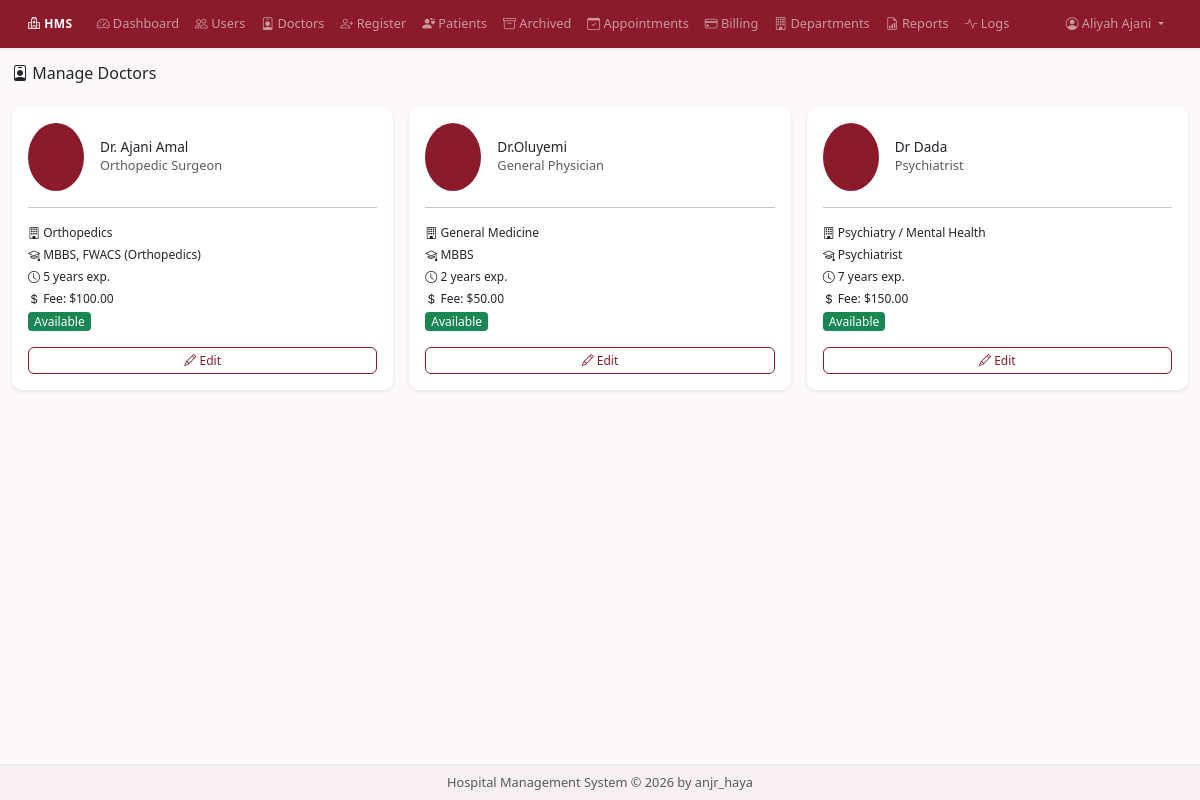
Page /admin/doctors (signed in) on the committed database.
### models/user.py (models this page shows, shortened)
class User(UserMixin, db.Model):
    __tablename__ = 'users'
    id = db.Column(db.Integer, primary_key=True)
    username = db.Column(db.String(80), unique=True, nullable=False)
    password_hash = db.Column(db.String(128), nullable=False)
    role = db.Column(db.String(20), nullable=False)
    name = db.Column(db.String(100), nullable=False)
    email = db.Column(db.String(120), unique=True)
    phone = db.Column(db.String(20))
    is_active_account = db.Column(db.Boolean, default=True)
    created_at = db.Column(db.DateTime, default=datetime.utcnow)
    last_login = db.Column(db.DateTime)
    doctor_profile = db.relationship('Doctor', backref='user', uselist=False, lazy=True)
    notifications = db.relationship('Notification', backref='user', lazy=True, foreign_keys='Notification.user_id')
    activities = db.relationship('ActivityLog', backref='user', lazy=True)
    ROLES = {'admin', 'doctor', 'receptionist', 'nurse'}
    @property
    def is_admin(self):
        return self.role == 'admin'

### models/doctor.py (models this page shows, shortened)
class Doctor(db.Model):
    __tablename__ = 'doctors'
    id = db.Column(db.Integer, primary_key=True)
    user_id = db.Column(db.Integer, db.ForeignKey('users.id'), unique=True, nullable=False)
    department_id = db.Column(db.Integer, db.ForeignKey('departments.id'), nullable=False)
    license_number = db.Column(db.String(50), unique=True)
    specialization = db.Column(db.String(100), nullable=False)
    qualifications = db.Column(db.Text)
    experience_years = db.Column(db.Integer, default=0)
    consultation_fee = db.Column(db.Float, default=0.0)
    available_days = db.Column(db.String(200))
    available_time_start = db.Column(db.String(10))
    available_time_end = db.Column(db.String(10))
    max_patients_per_day = db.Column(db.Integer, default=20)
    is_available = db.Column(db.Boolean, default=True)
    bio = db.Column(db.Text)
    created_at = db.Column(db.DateTime, default=datetime.utcnow)
    appointments = db.relationship('Appointment', backref='doctor', lazy=True, foreign_keys='Appointment.doctor_id')
    medical_records = db.relationship('MedicalRecord', backref='doctor', lazy=True)
    prescriptions = db.relationship('Prescription', backref='doctor', lazy=True)

### models/department.py (models this page shows, shortened)
class Department(db.Model):
    __tablename__ = 'departments'
    id = db.Column(db.Integer, primary_key=True)
    name = db.Column(db.String(100), unique=True, nullable=False)
    description = db.Column(db.Text)
    location = db.Column(db.String(200))
    phone = db.Column(db.String(20))
    head_doctor_id = db.Column(db.Integer, db.ForeignKey('doctors.id'), nullable=True)
    is_active = db.Column(db.Boolean, default=True)
    created_at = db.Column(db.DateTime, default=datetime.utcnow)
    doctors = db.relationship('Doctor', backref='department', lazy=True, foreign_keys='Doctor.department_id')
    appointments = db.relationship('Appointment', backref='department', lazy=True)

### controllers/admin_routes.py (the view)
@admin_bp.route('/doctors')
@login_required
@admin_required
def manage_doctors():
    doctors = Doctor.query.all()
    return render_template('admin/doctors.html', doctors=doctors)

### models/__init__.py (called while the page is built)
@login_manager.user_loader
def load_user(user_id):
    return User.query.get(int(user_id))

### views/templates/admin/doctors.html (shortened to what this page needs)
{% extends "base.html" %}
{% block content %}
<div class="d-flex justify-content-between align-items-center mb-3">
    <h4><i class="bi bi-person-badge"></i> Manage Doctors</h4>
</div>
<div class="row g-3">
    {% for doc in doctors %}
    <div class="col-md-4">
        <div class="card shadow-sm h-100">
            <div class="card-body">
                <div class="d-flex align-items-center mb-3">
                    <div class="bg-primary bg-opacity-10 rounded-circle p-3 me-3">
                        <i class="bi bi-person-circle text-primary" style="font-size: 1.5rem;"></i>
                    </div>
                    <div>
                        <h6 class="mb-0">{{ doc.user.name }}</h6>
                        <small class="text-muted">{{ doc.specialization }}</small>
                    </div>
                </div>
                <hr>
                <div class="small">
                    <div class="mb-1"><i class="bi bi-building"></i> {{ doc.department.name }}</div>
                    <div class="mb-1"><i class="bi bi-mortarboard"></i> {{ doc.qualifications or 'N/A' }}</div>
                    <div class="mb-1"><i class="bi bi-clock"></i> {{ doc.experience_years }} years exp.</div>
                    <div class="mb-1"><i class="bi bi-currency-dollar"></i> Fee: ${{ "%.2f"|format(doc.consultation_fee) }}</div>
                    <div>
                        {% if doc.is_available %}
                        <span class="badge bg-success">Available</span>
                        {% else %}
                        <span class="badge bg-danger">Unavailable</span>
                        {% endif %}
                    </div>
                </div>
                <div class="mt-3">
                    <a href="{{ url_for('admin.edit_doctor', doc_id=doc.id) }}" class="btn btn-sm btn-outline-primary w-100"><i class="bi bi-pencil"></i> Edit</a>
                </div>
            </div>
        </div>
    </div>
    {% else %}
    <div class="col-12"><div class="alert alert-info">No doctors found.</div></div>
    {% endfor %}
</div>
{% endblock %}

### views/templates/base.html (shortened to what this page needs)
<!DOCTYPE html>
<html lang="en" class="h-100">
<head>
    <link href="https://cdn.jsdelivr.net/npm/bootstrap@5.3.2/dist/css/bootstrap.min.css" rel="stylesheet">
    <link href="https://cdn.jsdelivr.net/npm/bootstrap-icons@1.11.1/font/bootstrap-icons.css" rel="stylesheet">
    <link href="https://cdn.jsdelivr.net/npm/select2@4.1.0-rc.0/dist/css/select2.min.css" rel="stylesheet">
    <link rel="stylesheet" href="https://cdn.jsdelivr.net/npm/flatpickr/dist/flatpickr.min.css">
    <link href="{{ url_for('static', filename='css/style.css') }}" rel="stylesheet">
</head>
<body class="d-flex flex-column h-100">
    {% if current_user.is_authenticated %}
    <nav class="navbar navbar-expand-lg navbar-dark shadow-sm flex-shrink-0" style="background-color: #8B1A2B;">
        <div class="container-fluid">
            <a class="navbar-brand fw-bold small" href="{{ url_for('auth.login') }}">
                <i class="bi bi-hospital"></i> HMS
            </a>
            <div class="collapse navbar-collapse" id="navbarNav">
                <ul class="navbar-nav me-auto">
                    {% if current_user.is_admin %}
                    <li class="nav-item"><a class="nav-link small" href="{{ url_for('admin.dashboard') }}"><i class="bi bi-speedometer2"></i> Dashboard</a></li>
                    <li class="nav-item"><a class="nav-link small" href="{{ url_for('admin.manage_users') }}"><i class="bi bi-people"></i> Users</a></li>
                    <li class="nav-item"><a class="nav-link small" href="{{ url_for('admin.manage_doctors') }}"><i class="bi bi-person-badge"></i> Doctors</a></li>
                    <li class="nav-item"><a class="nav-link small" href="{{ url_for('admin.register_patient') }}"><i class="bi bi-person-plus"></i> Register</a></li>
                    <li class="nav-item"><a class="nav-link small" href="{{ url_for('admin.manage_patients') }}"><i class="bi bi-person-hearts"></i> Patients</a></li>
                    <li class="nav-item"><a class="nav-link small" href="{{ url_for('admin.archived_patients') }}"><i class="bi bi-archive"></i> Archived</a></li>
                    <li class="nav-item"><a class="nav-link small" href="{{ url_for('admin.manage_appointments') }}"><i class="bi bi-calendar-check"></i> Appointments</a></li>
                    <li class="nav-item"><a class="nav-link small" href="{{ url_for('admin.manage_billing') }}"><i class="bi bi-credit-card"></i> Billing</a></li>
                    <li class="nav-item"><a class="nav-link small" href="{{ url_for('admin.manage_departments') }}"><i class="bi bi-building"></i> Departments</a></li>
                    <li class="nav-item"><a class="nav-link small" href="{{ url_for('admin.reports') }}"><i class="bi bi-file-earmark-bar-graph"></i> Reports</a></li>
                    <li class="nav-item"><a class="nav-link small" href="{{ url_for('admin.activity_logs') }}"><i class="bi bi-activity"></i> Logs</a></li>
                    {% endif %}
                </ul>
                <ul class="navbar-nav">
                    <li class="nav-item dropdown">
                        <a class="nav-link dropdown-toggle small" href="#" data-bs-toggle="dropdown">
                            <i class="bi bi-person-circle"></i> {{ current_user.name }}
                        </a>
                    </li>
                </ul>
            </div>
        </div>
    </nav>
    {% endif %}
    <div class="container-fluid flex-shrink-0 mt-3">
        {% block content %}{% endblock %}
    </div>
    <footer class="footer mt-auto py-2 flex-shrink-0" style="background-color: #f8f0f0;">
        <div class="container text-center">
            <span class="text-muted small">Hospital Management System &copy; 2026 by anjr_haya</span>
        </div>
    </footer>
</body>
</html>

### views/static/css/style.css (style rules this page uses)
:root { --wine: #8B1A2B; --wine-dark: #6B1320; --wine-light: #A82D3F; --pink: #F8E8EA; --pink-light: #FCF4F5; }
body { background: #fdf8f9; font-family: 'Segoe UI', Tahoma, Geneva, Verdana, sans-serif; font-size: 0.85rem; }
h1, h2, h3, h4, h5, h6 { font-size: 1rem; }
h4 { font-size: 1rem; }
h6 { font-size: 0.85rem; }
.card { border: none; border-radius: 10px; transition: transform 0.2s; font-size: 0.85rem; }
.card-body { font-size: 0.85rem; }
.navbar { padding: 0.4rem 1rem; box-shadow: 0 2px 4px rgba(0,0,0,0.1); font-size: 0.8rem; }
.navbar-brand { font-size: 1rem; letter-spacing: 0.5px; }
.nav-link { font-size: 0.8rem !important; }
.btn { border-radius: 6px; font-weight: 500; font-size: 0.8rem; padding: 0.3rem 0.6rem; }
.btn-outline-primary { color: var(--wine); border-color: var(--wine); }
.btn-sm { font-size: 0.75rem; padding: 0.2rem 0.4rem; }
.badge { padding: 0.3em 0.5em; font-weight: 500; border-radius: 4px; font-size: 0.75rem; }
.footer { border-top: 1px solid #e9ecef; font-size: 0.75rem; }
.text-primary { color: var(--wine) !important; }
.bg-primary { background-color: var(--wine) !important; }
a { color: var(--wine); }
.small, small { font-size: 0.75rem; }
.text-muted { font-size: 0.8rem; }

### rows in the picture
User: name "Aliyah Ajani"
Doctor: user.name "Dr. Ajani Amal", specialization "Orthopedic Surgeon", department.name "Orthopedics", qualifications "MBBS, FWACS (Orthopedics)", experience_years "5", consultation_fee "100.00", is_available "Available"
Doctor: user.name "Dr.Oluyemi", specialization "General Physician", department.name "General Medicine", qualifications "MBBS", experience_years "2", consultation_fee "50.00", is_available "Available"
Doctor: user.name "Dr Dada", specialization "Psychiatrist", department.name "Psychiatry / Mental Health", qualifications "Psychiatrist", experience_years "7", consultation_fee "150.00", is_available "Available"
